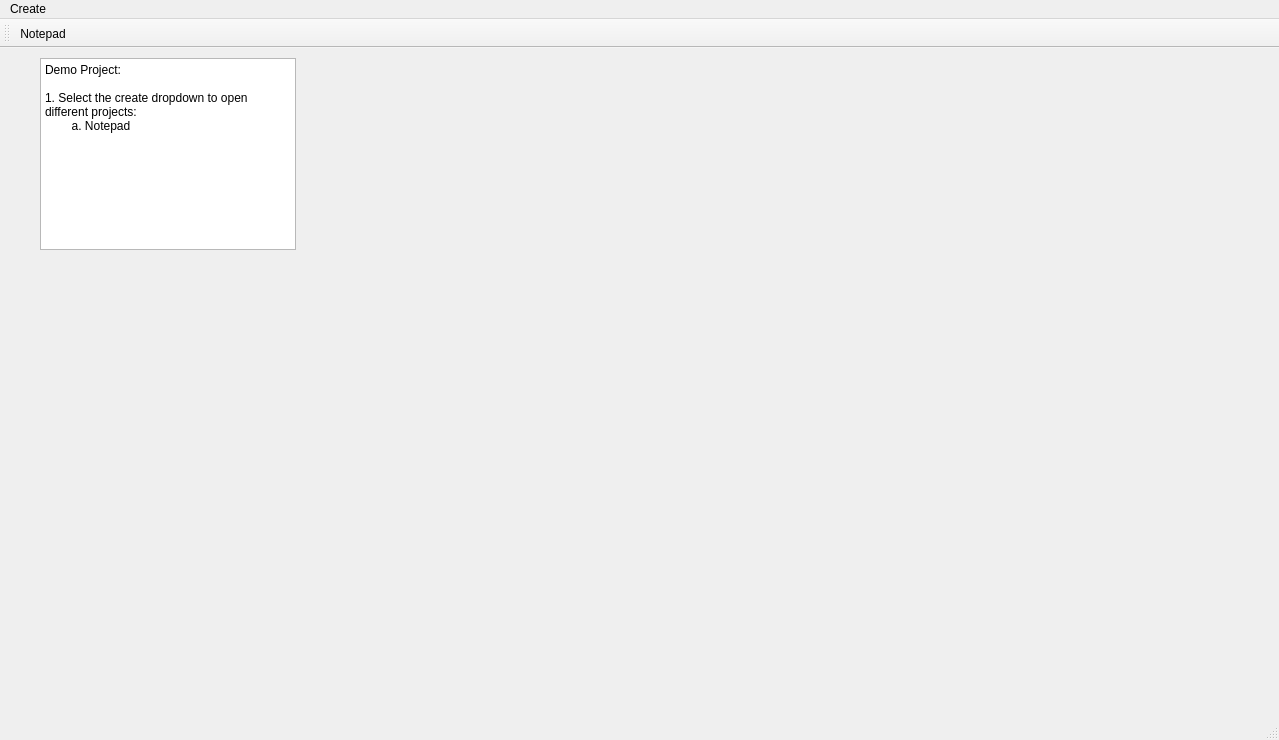
<?xml version="1.0" encoding="UTF-8"?>
<ui version="4.0">
 <class>DemoProjectClass</class>
 <widget class="QMainWindow" name="DemoProjectClass">
  <property name="geometry">
   <rect>
    <x>0</x>
    <y>0</y>
    <width>1279</width>
    <height>740</height>
   </rect>
  </property>
  <property name="windowTitle">
   <string>DemoProject</string>
  </property>
  <widget class="QWidget" name="centralWidget">
   <widget class="QTextBrowser" name="textBrowser">
    <property name="geometry">
     <rect>
      <x>40</x>
      <y>10</y>
      <width>256</width>
      <height>192</height>
     </rect>
    </property>
    <property name="html">
     <string>&lt;!DOCTYPE HTML PUBLIC &quot;-//W3C//DTD HTML 4.0//EN&quot; &quot;http://www.w3.org/TR/REC-html40/strict.dtd&quot;&gt;
&lt;html&gt;&lt;head&gt;&lt;meta name=&quot;qrichtext&quot; content=&quot;1&quot; /&gt;&lt;meta charset=&quot;utf-8&quot; /&gt;&lt;style type=&quot;text/css&quot;&gt;
p, li { white-space: pre-wrap; }
hr { height: 1px; border-width: 0; }
li.unchecked::marker { content: &quot;\2610&quot;; }
li.checked::marker { content: &quot;\2612&quot;; }
&lt;/style&gt;&lt;/head&gt;&lt;body style=&quot; font-family:'Segoe UI'; font-size:9pt; font-weight:400; font-style:normal;&quot;&gt;
&lt;p style=&quot; margin-top:0px; margin-bottom:0px; margin-left:0px; margin-right:0px; -qt-block-indent:0; text-indent:0px;&quot;&gt;Demo Project:&lt;/p&gt;
&lt;p style=&quot;-qt-paragraph-type:empty; margin-top:0px; margin-bottom:0px; margin-left:0px; margin-right:0px; -qt-block-indent:0; text-indent:0px;&quot;&gt;&lt;br /&gt;&lt;/p&gt;
&lt;p style=&quot; margin-top:0px; margin-bottom:0px; margin-left:0px; margin-right:0px; -qt-block-indent:0; text-indent:0px;&quot;&gt;1. Select the create dropdown to open different projects:&lt;/p&gt;
&lt;p style=&quot; margin-top:0px; margin-bottom:0px; margin-left:0px; margin-right:0px; -qt-block-indent:0; text-indent:0px;&quot;&gt;        a. Notepad&lt;/p&gt;&lt;/body&gt;&lt;/html&gt;</string>
    </property>
   </widget>
  </widget>
  <widget class="QMenuBar" name="menuBar">
   <property name="geometry">
    <rect>
     <x>0</x>
     <y>0</y>
     <width>1279</width>
     <height>21</height>
    </rect>
   </property>
   <widget class="QMenu" name="menuCreate">
    <property name="title">
     <string>Create</string>
    </property>
    <addaction name="actionNotepad"/>
   </widget>
   <addaction name="menuCreate"/>
  </widget>
  <widget class="QToolBar" name="mainToolBar">
   <attribute name="toolBarArea">
    <enum>TopToolBarArea</enum>
   </attribute>
   <attribute name="toolBarBreak">
    <bool>false</bool>
   </attribute>
   <addaction name="actionNotepad"/>
  </widget>
  <widget class="QStatusBar" name="statusBar"/>
  <action name="actionNotepad">
   <property name="icon">
    <iconset theme="QIcon::ThemeIcon::InputTablet"/>
   </property>
   <property name="text">
    <string>Notepad</string>
   </property>
   <property name="toolTip">
    <string>Create new notepad</string>
   </property>
  </action>
 </widget>
 <layoutdefault spacing="6" margin="11"/>
 <resources>
  <include location="DemoProject.qrc"/>
 </resources>
 <connections/>
</ui>
